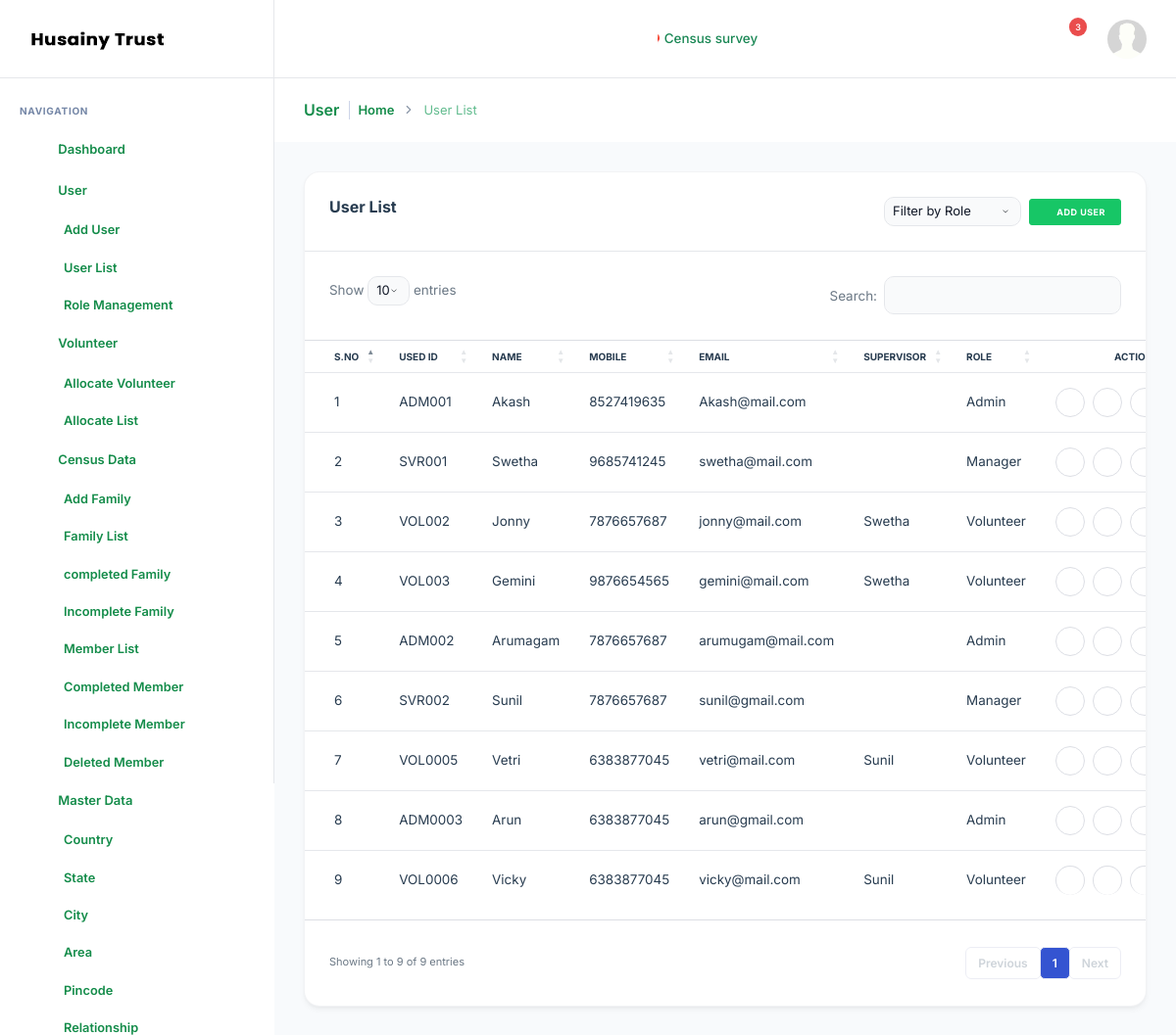
Page /manageuser/ (signed in) on the committed database.
### censesapp/models.py (models this page shows, shortened)
class News(models.Model):
    content = models.TextField()
    created_at = models.DateTimeField(auto_now_add=True)

class AddUser(models.Model):
    ROLE_CHOICES = (
        ('admin', 'Admin'),
        ('manager', 'Manager'),
        ('volunteer', 'Volunteer'),
    )
    ROLE_PREFIX = {
        'admin': 'ADM',
        'manager': 'SVR',
        'volunteer': 'VOL',
    }
    user = models.OneToOneField(
        User,
        on_delete=models.CASCADE,
        related_name="profile"
    )
    role = models.CharField(max_length=20, choices=ROLE_CHOICES)
    employee_id = models.CharField(max_length=10, unique=True, blank=True)  # renamed
    email = models.CharField(max_length=50, null=True, blank=True)
    mobile = models.CharField(max_length=15)
    username = models.CharField(max_length=50)
    password = models.CharField(max_length=128)
    supervisor = models.ForeignKey(
        "self",
        on_delete=models.SET_NULL,
        null=True,
        blank=True,
        related_name="volunteers"
    )

### censesapp/views.py (the view)
# urls.py: path('manageuser/', manageuser, name='manageuser'),
@login_required(login_url="/")
def manageuser(request):
    supervisors = AddUser.objects.filter(role="manager")
    role_filter = request.GET.get("role")
    if role_filter:
        users = AddUser.objects.filter(role=role_filter)
    else:
        users = AddUser.objects.all()
    context = {
        "users": users,
        "supervisors": supervisors,
        "selected_role": role_filter
    }
    return render(request, 'manageuser.html', context)

### templates/manageuser.html (shortened to what this page needs)
{% extends 'base.html' %}
{% load static %}
{% block content %}
<main class="nxl-container">
  <div class="nxl-content">
    <div class="page-header">
      <div class="page-header-left d-flex align-items-center">
        <div class="page-header-title">
          <h5 class="m-b-10">User</h5>
        </div>
        <ul class="breadcrumb">
          <li class="breadcrumb-item"><a href="index.html">Home</a></li>
          <li class="breadcrumb-item">User List</li>
        </ul>
      </div>
    </div>
    <div class="main-content">
      <div class="row">
        <div class="col-xl-12">
          <div class="card invoice-container">
            <div class="card-header">
              <div class="mb-2">
                <h5 class="mb-0">User List</h5>
              </div>
              <form method="GET">
                <div class="d-flex justify-content-between align-items-center flex-wrap gap-2">
                  <div style="flex:1; min-width:140px;">
                    <select name="role" class="form-select form-select-sm" onchange="this.form.submit()">
                      <option value="">Filter by Role</option>
                    </select>
                  </div>
                  <div>
                    <a href="/adduser/" class="btn btn-success btn-sm">
                      <i class="feather-plus me-1"></i>
                      Add User
                    </a>
                  </div>
                </div>
              </form>
            </div>
            <div class="col-lg-12">
              <div class="card-body p-0">
                <div class="table-responsive">
                  <table class="table table-hover" id="projectList">
                    <thead>
                      <tr>
                        <th>S.No</th>
                        <th>Used Id</th>
                        <th>Name</th>
                        <th>Mobile</th>
                        <th>Email</th>
                        <th>Supervisor</th>
                        <th>Role</th>
                        <th class="text-end">Actions</th>
                      </tr>
                    </thead>
                    <tbody>
                      {% for user in users %}
                      <tr>
                        <td>{{ forloop.counter }}</td>
                        <td>{{ user.employee_id }}</td>
                        <td>{{ user.user.username }}</td>
                        <td>{{ user.mobile }}</td>
                        <td>{{ user.user.email }}</td>
                        <td>{{ user.supervisor.user.username }}</td>
                        <td>{{ user.get_role_display }}</td>
                        <td class="text-end">
                          <div class="hstack gap-2 justify-content-end">
                            <a href="javascript:void(0);" class="avatar-text avatar-md viewUserBtn"
                              data-id="{{ user.id }}">
                              <i class="feather-eye"></i>
                            </a>
                            <a href="javascript:void(0);"
                              class="avatar-text avatar-md bg-light-warning text-warning editUserBtn"
                              data-id="{{ user.id }}">
                              <i class="feather-edit"></i>
                            </a>
                            <a href="#" class="avatar-text avatar-md delete-btn" data-id="{{ user.id }}">
                              <i class="feather-trash-2"></i>
                            </a>
                          </div>
                        </td>
                      </tr>
                      {% empty %}
                      <tr>
                        <td colspan="8" class="text-center">No Users Found</td>
                      </tr>
{% endfor %}
                    </tbody>
                  </table>
                </div>
              </div>
            </div>
          </div>
        </div>
      </div>
    </div>
  </div>
</main>
{% endblock content %}

### templates/base.html (shortened to what this page needs)
{% load static %}
<!DOCTYPE html>
<html lang="zxx">
<head>
    <link rel="stylesheet" type="text/css" href="{% static 'assets/css/bootstrap.min.css' %}">
    <link rel="stylesheet" type="text/css" href="{% static 'assets/vendors/css/tagify.min.css' %}">
    <link rel="stylesheet" type="text/css" href="{% static 'assets/vendors/css/tagify-data.min.css' %}">
    <link rel="stylesheet" type="text/css" href="{% static 'assets/vendors/css/quill.min.css' %}">
    <link rel="stylesheet" type="text/css" href="{% static 'assets/vendors/css/select2-theme.min.css' %}">
    <link rel="stylesheet" type="text/css" href="{% static 'assets/vendors/css/datepicker.min.css' %}">
    <link rel="stylesheet" type="text/css" href="{% static 'assets/css/bootstrap.min.css' %}">
    <link rel="stylesheet" type="text/css" href="{% static 'assets/vendors/css/vendors.min.css' %}">
    <link rel="stylesheet" type="text/css" href="{% static 'assets/vendors/css/dataTables.bs5.min.css' %}">
    <link rel="stylesheet" type="text/css" href="{% static 'assets/vendors/css/select2.min.css' %}">
    <link rel="stylesheet" type="text/css" href="{% static 'assets/vendors/css/select2-theme.min.css' %}">
    <link rel="stylesheet" type="text/css" href="{% static 'assets/css/theme.min.css' %}">
</head>
<body>
    <nav class="nxl-navigation">
        <div class="navbar-wrapper">
            <div class="m-header">
                <a href="index.html" class="b-brand">
                    <img src="{% static 'assets/images/censes-logo.png' %}" alt="" class="logo logo-lg" />
                </a>
            </div>
            <div class="navbar-content">
                <ul class="nxl-navbar">
                    <li class="nxl-item nxl-caption">
                        <label>Navigation</label>
                    </li>
                    {% if request.user.is_authenticated %}
                    {% if request.user.profile and request.user.profile.role == "volunteer" %}
                    <li class="nxl-item nxl-hasmenu">
                        <a href="/addfamily/" class="nxl-link">
                            <span class="nxl-micon"><i class="feather-user-plus"></i></span>
                            <span class="nxl-mtext">Add Family</span>
                        </a>
                    </li>
                    <li class="nxl-item nxl-hasmenu">
                        <a href="/volunteer-familylist/" class="nxl-link">
                            <span class="nxl-micon"><i class="feather-users"></i></span>
                            <span class="nxl-mtext">Family List</span>
                        </a>
                    </li>
                    <li class="nxl-item nxl-hasmenu">
                        <a href="/memberlist/" class="nxl-link">
                            <span class="nxl-micon"><i class="feather-bar-chart-2"></i></span>
                            <span class="nxl-mtext">Member List</span>
                        </a>
                    </li>
                    <li class="nxl-item nxl-hasmenu">
                        <a href="/incompletemember/" class="nxl-link">
                            <span class="nxl-micon"><i class="feather-user-x"></i></span>
                            <span class="nxl-mtext">Incomplete Member</span>
                        </a>
                    </li>
                    {% else %}
                    <li class="nxl-item nxl-hasmenu">
                        <a href="/dashboard/" class="nxl-link">
                            <span class="nxl-micon"><i class="feather-airplay"></i></span>
                            <span class="nxl-mtext">Dashboard</span>
                        </a>
                    </li>
                    <li class="nxl-item nxl-hasmenu">
                        <a href="javascript:void(0);" class="nxl-link">
                            <span class="nxl-micon"><i class="feather-users"></i></span>
                            <span class="nxl-mtext">User</span><span class="nxl-arrow"><i
                                    class="feather-chevron-right"></i></span>
                        </a>
                        <ul class="nxl-submenu">
                            <li class="nxl-item"><a class="nxl-link" href="/adduser/">Add User</a></li>
                            <li class="nxl-item"><a class="nxl-link" href="/manageuser/">User List</a></li>
                            <li class="nxl-item"><a class="nxl-link" href="/rolemanagement/">Role Management</a></li>
                        </ul>
                    </li>
                    <li class="nxl-item nxl-hasmenu">
                        <a href="javascript:void(0);" class="nxl-link">
                            <span class="nxl-micon"><i class="feather-user"></i></span>
                            <span class="nxl-mtext">Volunteer</span><span class="nxl-arrow"><i
                                    class="feather-chevron-right"></i></span>
                        </a>
                        <ul class="nxl-submenu">
                            <li class="nxl-item"><a class="nxl-link" href="/allocatevolunteer/">Allocate Volunteer</a>
                            </li>
                            <li class="nxl-item"><a class="nxl-link" href="/allocatelist/">Allocate List</a></li>
                        </ul>
                    </li>
                    <li class="nxl-item nxl-hasmenu">
                        <a href="javascript:void(0);" class="nxl-link">
                            <span class="nxl-micon"><i class="feather-bar-chart-2"></i></span>
                            <span class="nxl-mtext">Census Data</span><span class="nxl-arrow"><i
                                    class="feather-chevron-right"></i></span>
                        </a>
                        <ul class="nxl-submenu">
                            <li class="nxl-item"><a class="nxl-link" href="/addfamily/">Add Family</a></li>
                            <li class="nxl-item"><a class="nxl-link" href="/familylist/">Family List</a></li>
                            <li class="nxl-item"><a class="nxl-link" href="/completedfamily/">completed Family</a></li>
                            <li class="nxl-item"><a class="nxl-link" href="/incompletefamily/">Incomplete Family</a>
                            </li>
                            <li class="nxl-item"><a class="nxl-link" href="/memberlist/">Member List</a></li>
                            <li class="nxl-item"><a class="nxl-link" href="/completemember/">Completed Member</a></li>
                            <li class="nxl-item"><a class="nxl-link" href="/incompletemember/">Incomplete Member</a>
                            </li>
                            <li class="nxl-item"><a class="nxl-link" href="/removed-members/">Deleted Member</a>
                            </li>
                        </ul>
                    </li>
                    <li class="nxl-item nxl-hasmenu">
                        <a href="javascript:void(0);" class="nxl-link">
                            <span class="nxl-micon"><i class="feather-database"></i></span>
                            <span class="nxl-mtext">Master Data</span><span class="nxl-arrow"><i
                                    class="feather-chevron-right"></i></span>
                        </a>
                        <ul class="nxl-submenu">
                            <li class="nxl-item"><a class="nxl-link" href="/country/">Country</a></li>
                            <li class="nxl-item"><a class="nxl-link" href="/state/">State</a></li>
                            <li class="nxl-item"><a class="nxl-link" href="/city/">City</a></li>
                            <li class="nxl-item"><a class="nxl-link" href="/area/">Area</a></li>
                            <li class="nxl-item"><a class="nxl-link" href="/pincode/">Pincode</a></li>
                            <li class="nxl-item"><a class="nxl-link" href="/relationship/">Relationship</a></li>
                        </ul>
                    </li>
                    {% endif %}
                    {% endif %}
                </ul>
            </div>
        </div>
    </nav>
    <header class="nxl-header">
        <div class="header-wrapper">
            <div class="header-left d-flex align-items-center gap-4">
                <div class="nxl-navigation-toggle">
                    <a href="javascript:void(0);" id="menu-mini-button">
                        <i class="feather-align-left"></i>
                    </a>
                </div>
            </div>
            <div class="header-right ms-auto">
                <div class="d-flex align-items-center">
                    <div class="news-container">
                        <div class="news-track" id="newsTrack">
                            <span class="news-item">📢 {{ site_news.content }}</span>
                        </div>
                    </div>
                    <div class="dropdown nxl-h-item">
                        <a class="nxl-head-link me-3" data-bs-toggle="dropdown" href="#" role="button"
                            data-bs-auto-close="outside">
                            <i class="feather-bell"></i>
                            <span class="badge bg-danger nxl-h-badge">3</span>
                        </a>
                    </div>
                    <div class="dropdown nxl-h-item user-profile-dropdown">
                        <a href="javascript:void(0);" data-bs-toggle="dropdown" role="button"
                            data-bs-auto-close="outside">
                            <img src="{% static 'assets/images/avatar/user.jpg' %}" alt="user-image"
                                class="img-fluid user-avtar me-0" />
                        </a>
                    </div>
                </div>
            </div>
        </div>
    </header>
    {% block content %}
    {% endblock content %}
</body>
</html>

### rows in the picture
News: content "Census survey"
AddUser: employee_id "ADM001", user.username "Akash", mobile "8527419635", user.email "Akash@mail.com", role "Admin"
AddUser: employee_id "SVR001", user.username "Swetha", mobile "9685741245", user.email "swetha@mail.com", role "Manager"
AddUser: employee_id "VOL002", user.username "Jonny", mobile "7876657687", user.email "jonny@mail.com", supervisor.user.username "Swetha", role "Volunteer"
AddUser: employee_id "VOL003", user.username "Gemini", mobile "9876654565", user.email "gemini@mail.com", supervisor.user.username "Swetha", role "Volunteer"
AddUser: employee_id "ADM002", user.username "Arumagam", mobile "7876657687", user.email "arumugam@mail.com", role "Admin"
AddUser: employee_id "SVR002", user.username "Sunil", mobile "7876657687", user.email "sunil@gmail.com", role "Manager"
AddUser: employee_id "VOL0005", user.username "Vetri", mobile "6383877045", user.email "vetri@mail.com", supervisor.user.username "Sunil", role "Volunteer"
AddUser: employee_id "ADM0003", user.username "Arun", mobile "6383877045", user.email "arun@gmail.com", role "Admin"
AddUser: employee_id "VOL0006", user.username "Vicky", mobile "6383877045", user.email "vicky@mail.com", supervisor.user.username "Sunil", role "Volunteer"
